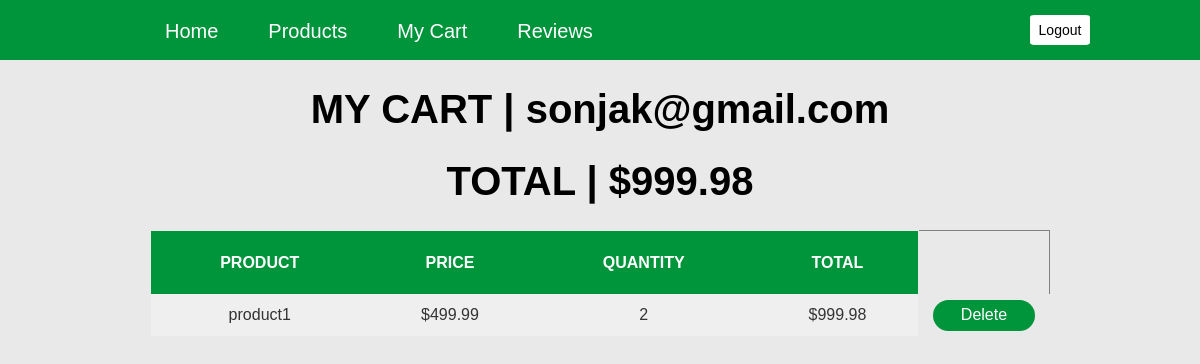
The page /myCart.php (signed in) on the database as committed earlier.
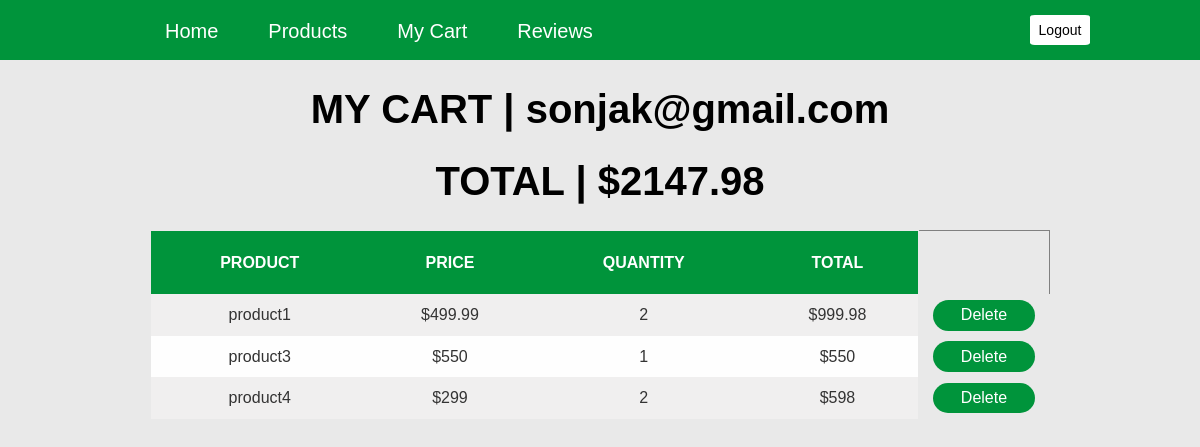
The same page on the database as committed later.
### tables this page shows
CREATE TABLE `cart` (
  `email_ID` varchar(32) NOT NULL,
  `product1` int(32) NOT NULL,
  `prod1_price` double NOT NULL,
  `product2` int(32) NOT NULL,
  `prod2_price` double NOT NULL,
  `product3` int(32) NOT NULL,
  `prod3_price` double NOT NULL,
  `product4` int(32) NOT NULL,
  `prod4_price` double NOT NULL
);

### myCart.php (the view, shortened to what this page needs)
<?php
	include_once 'header.php';
	include_once 'includes/db-inc.php';
	$email_ID = $_SESSION['email_ID'];
	$query = "SELECT product1,product2,product3,product4 FROM cart WHERE cart.email_ID = '$email_ID'";
	$result = mysqli_query($conn, $query);
	$query1 = "SELECT * FROM cart WHERE cart.email_ID = '$email_ID'";
	$result1 = mysqli_query($conn, $query1);
	$cartArr = mysqli_fetch_array($result1);
	$total_p1 = $cartArr[1] * $cartArr[2];
	$total_p2 = $cartArr[3] * $cartArr[4];
	$total_p3 = $cartArr[5] * $cartArr[6];
	$total_p4 = $cartArr[7] * $cartArr[8];
	$all_prices = [$total_p1, $total_p2, $total_p3, $total_p4];
	$grand_total = $total_p1 + $total_p2 + $total_p3 + $total_p4;
	$fields_num = mysqli_num_fields($result);
	echo "<h1> MY CART | $email_ID </h1>";
	echo "<h1> TOTAL | $$grand_total </h1>";
	echo "<table border='1'><tr>";
	echo "<td><h4>Product</h4></td>";
	echo "<td><h4>Price</h4></td>";
	echo "<td><h4>Quantity</h4></td>";
	echo "<td><h4>Total</h4></td>";
	echo "</tr>";
	for($i=0; $i<$fields_num; $i++) {
		$field = mysqli_fetch_field($result);
		$price_index = $i * 2 + 2;
		$quantity_index = $i * 2 + 1;
		if($cartArr[$quantity_index] > 0){
			echo "<tr>";
			echo "<td>$field->name</td>";
			echo "<td>$$cartArr[$price_index]</td>";
			echo "<td>$cartArr[$quantity_index]</td>";
			echo "<td>$$all_prices[$i]</td>";
			echo "<td class='delete_cell'><form action='includes/deletes-inc.php' method='POST'>
			<input type='hidden' name='product_deleted' value='$field->name'>
			<input type='submit' name='submit' value='Delete'>
			</form></td>";
			echo "</tr>";
		}
	}
	include_once 'footer.php';
?>

### header.php (shortened to what this page needs)
<!DOCTYPE html>
<html>
<head>
  <link rel="stylesheet" type="text/css" href="styles.css">
</head>
<body>
<header>
  <nav>
    <div class="main-wrapper">
      <ul>
        <li><a href="index.php">Home</a></li>
        <?php if(isset($_SESSION['email_ID'])) : ?>
          <li><a href="products.php">Products</a></li>
          <li><a href="myCart.php">My Cart</a></li>
          <li><a href="reviews.php">Reviews</a></li>
        <?php endif; ?>
      </ul>
      <div class="nav-login">
        <?php
          if(isset($_SESSION['email_ID'])){
            echo '<form action="includes/logout-inc.php" method="POST">
                  <button type="submit" name="submit" class="loginout">Logout</button>
                  </form>';
          }
        ?>
      </div>
    </div>
  </nav>
</header>

### footer.php
</body>
</html>

### styles.css (style rules this page uses)
.main-wrapper { margin: 0 auto; width: 1000px; padding: 0; }
body { margin: 0px; background-color: rgb(233, 233, 233); background-size: cover; -moz-background-size: cover; -o-background-size: cover; -webkit-background-size: cover; }
html body { font-family: 'Quicksand', sans-serif; }
a { text-decoration: none; }
header nav { width:100%; height:60px; background-color: rgb(0, 148, 59); }
header nav ul { float: left; }
header nav ul li { float: left; list-style: none; }
header nav ul li a { font-family: sans-serif; font-size: 20px; color: white; line-height: 30px; padding: 25px; }
header .nav-login { float: right; }
header .nav-login form { float: left; padding-top: 15px; }
header .nav-login form button { float: left; width: 60px; height: 30px; margin-right: 10px; border: none; background-color: white; font-family: sans-serif; font-size: 14px; color: black; cursor: pointer; }
.loginout { border-radius: 8%; }
h1 { color: black; font-size: 250%; text-align: center; }
.main-wrapper { text-align: center; }
table { color: #333; width: 75%; border-collapse: collapse; border-spacing: 0; margin: auto; text-align: center; }
td, th { border: 1px solid transparent; height: 30px; transition: all 0.3s; }
td { background: #FAFAFA; }
tr:first-child td { text-transform: uppercase; color: white; background-color: rgb(0, 148, 59) !important; }
tr:nth-child(even) td { background: #f0efef; }
tr:nth-child(odd) td { background: #FEFEFE; }
form { color: white; }
input[type="submit"] { width: 80%; background-color: rgb(0, 148, 59); color: white; font-family: Verdana, Geneva, Tahoma, sans-serif; font-size: medium; padding: 5%; margin: 3%; border: none; border-radius: 50px; cursor: pointer; }
.delete_cell { background-color: rgb(233, 233, 233) !important; }

Rows that differ between the two databases and show on the page:
changed cart: grand_total "999.98" → "2147.98"; product3 0 → 1 (drawn); product4 0 → 2 (drawn)
Other text that changed with them:
new list line: "product3 $ $ 550 Delete"
new list line: "550 1"
new list line: "product4 $ $ 598 Delete"
new list line: "299 2"
